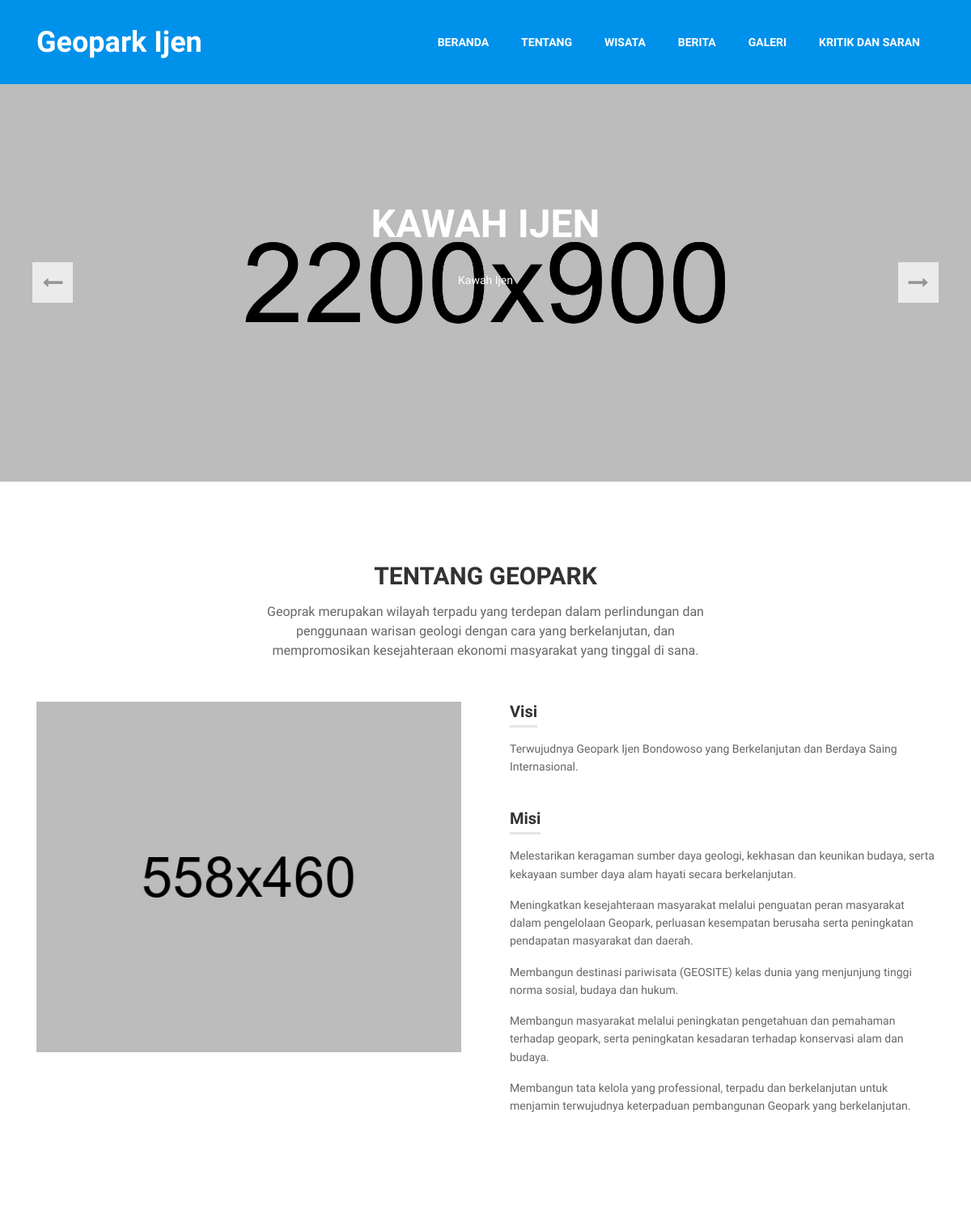
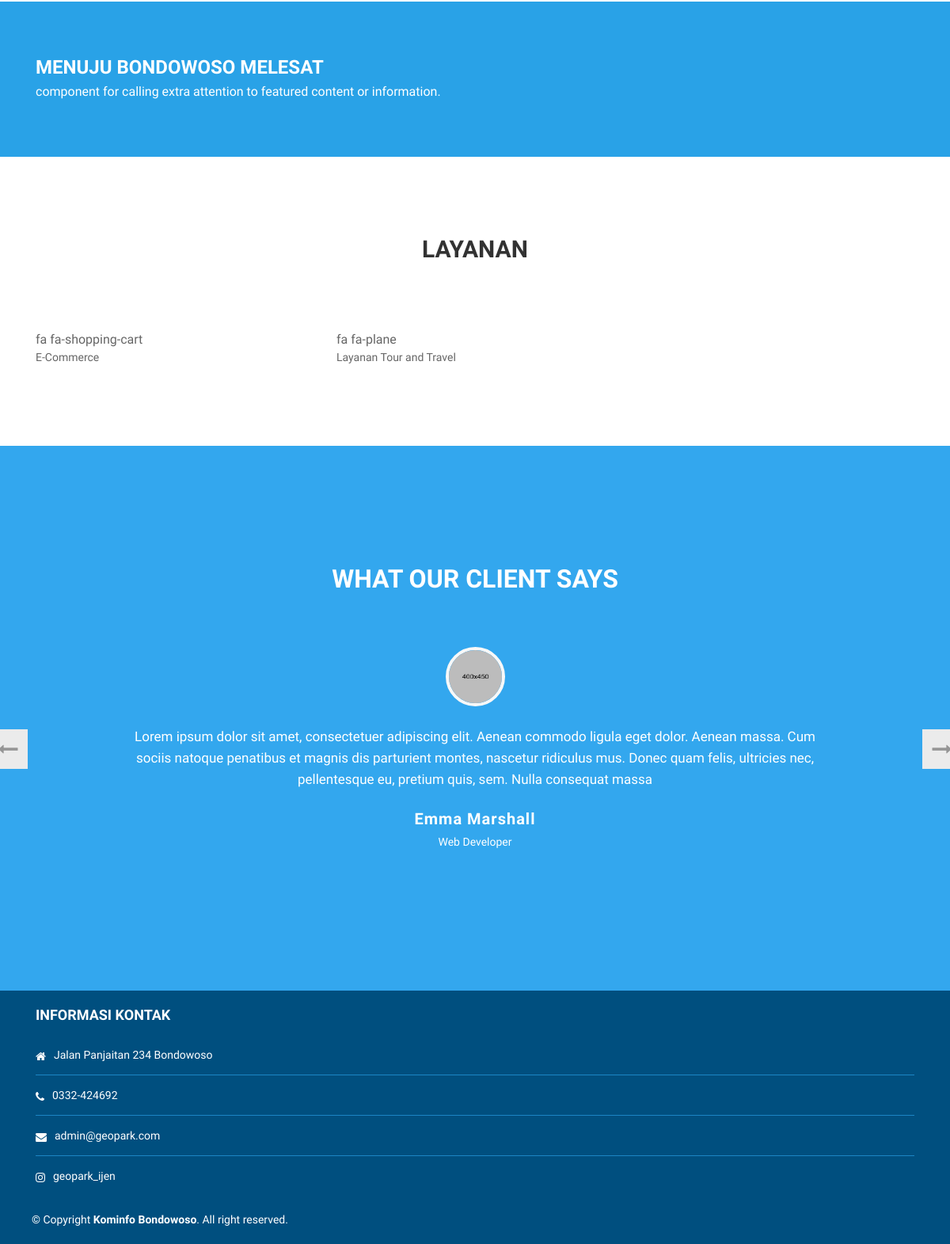
The page / on the database its author committed (2 pictures, top to bottom).
### tables this page shows
CREATE TABLE `mst_slider` (
  `id_slider` int(11) NOT NULL AUTO_INCREMENT,
  `img_slider` varchar(255) NOT NULL,
  `judul_slider` varchar(255) NOT NULL,
  `keterangan` varchar(255) NOT NULL,
  `status` int(11) NOT NULL,
  PRIMARY KEY (`id_slider`)
);

CREATE TABLE `mst_tentang` (
  `id_tentang` int(11) NOT NULL AUTO_INCREMENT,
  `ket_tentang` varchar(255) NOT NULL,
  `img_tentang` varchar(255) NOT NULL,
  `link_tentang` varchar(255) NOT NULL,
  PRIMARY KEY (`id_tentang`)
);

CREATE TABLE `mst_visi` (
  `id_visi` int(11) NOT NULL AUTO_INCREMENT,
  `ket_visi` text NOT NULL,
  PRIMARY KEY (`id_visi`)
);

CREATE TABLE `mst_misi` (
  `id_misi` int(11) NOT NULL AUTO_INCREMENT,
  `ket_misi` text NOT NULL,
  PRIMARY KEY (`id_misi`)
);

CREATE TABLE `mst_layanan` (
  `id_layanan` int(11) NOT NULL AUTO_INCREMENT,
  `nama_layanan` varchar(255) NOT NULL,
  `link_layanan` varchar(255) NOT NULL,
  `img_layanan` varchar(255) NOT NULL,
  PRIMARY KEY (`id_layanan`)
);

CREATE TABLE `mst_kontak` (
  `id_kontak` int(11) NOT NULL AUTO_INCREMENT,
  `alamat_kontak` varchar(255) NOT NULL,
  `telp_kontak` varchar(30) NOT NULL,
  `email_kontak` varchar(90) NOT NULL,
  `instagram_kontak` varchar(100) NOT NULL,
  PRIMARY KEY (`id_kontak`)
);

### application/controllers/Home.php (called while the page is built, shortened)
<?php
class Home extends CI_Controller {
		function __construct(){
			$this->load->model('Main','main');
		}
	public function index()
	{
		$data['kontak'] 		= $this->main->get_data('mst_kontak');
		$data['slider'] 		= $this->main->get_data('mst_slider');
		$data['tentang'] 		= $this->main->get_data_home('mst_tentang');
		$data['visi'] 			= $this->main->get_data_home('mst_visi');
		$data['misi'] 			= $this->main->get_data('mst_misi');
		$data['layanan'] 		= $this->main->get_data('mst_layanan');
		$this->load->view('home',$data);
	}
}

### index.php (called while the page is built, shortened)
<?php
require_once BASEPATH.'core/CodeIgniter.php';

### application/models/Main.php (called while the page is built, shortened)
<?php
class Main extends CI_MODEL
{
    function get_data($table)
    {
        $query = $this->db->get($table);
        return $query->result();
    }
    function get_data_home($table)
    {
        $query = $this->db->query("SELECT * FROM $table");
        return $query->row_array();
    }
}

### application/views/home.php (the view, shortened to what this page needs)
<!DOCTYPE html>
<html lang="en">
<head>
	<?php $this->load->view('part/head'); ?>
</head>
<body>
	<?php $this->load->view('part/navbar'); ?>
	<div id="mu-slider">
		<div class="mu-slide">
			<?php foreach ($slider as $row_slider) { ?>
				<div class="mu-single-slide">
					<img src="<?= base_url(); ?>assets/img/slider/<?= $row_slider->img_slider ?>" alt="slider img">
					<div class="mu-single-slide-content-area">
						<div class="container">
							<div class="row">
								<div class="col-md-12">
									<div class="mu-single-slide-content">
										<h1><?= $row_slider->judul_slider ?></h1>
										<p><?= $row_slider->keterangan ?></p>
									</div>
								</div>
							</div>
						</div>
					</div>
				</div>
			<?php } ?>
		</div>
	</div>
	<main>
		<section id="mu-about">
			<div class="container">
				<div class="row">
					<div class="col-md-12">
						<div class="mu-about-area">
							<div class="row">
								<div class="col-md-12">
									<div class="mu-title">
										<h2>Tentang Geopark</h2>
										<p><?= $tentang['ket_tentang'] ?></p>
									</div>
								</div>
							</div>
							<div class="row">
								<div class="col-md-6">
									<div class="mu-about-left">
										<img class="" src="<?= base_url(); ?>assets/user/images/about-us.jpg" alt="img">
									</div>
								</div>
								<div class="col-md-6">
									<div class="mu-about-right">
										<ul>
											<li>
												<h3>Visi</h3>
												<p><?= $visi['ket_visi'] ?></p>
											</li>
											<li>
												<h3>Misi</h3>
												<?php foreach ($misi as $row_misi) { ?>
													<p><?= $row_misi->ket_misi ?></p>
												<?php } ?>
											</li>
										</ul>
									</div>
								</div>
							</div>
						</div>
					</div>
				</div>
			</div>
		</section>
		<div id="mu-call-to-action">
			<div class="container">
				<div class="row">
					<div class="col-md-12">
						<div class="mu-call-to-action-area">
							<div class="mu-call-to-action-left">
								<h2>Menuju Bondowoso Melesat</h2>
								<p>component for calling extra attention to featured content or information.</p>
							</div>
						</div>
					</div>
				</div>
			</div>
		</div>
		<section id="mu-service">
			<div class="container">
				<div class="row">
					<div class="col-md-12">
						<div class="mu-service-area">
							<div class="row">
								<div class="col-md-12">
									<div class="mu-title">
										<h2>Layanan</h2>
									</div>
								</div>
							</div>
							<div class="row">
								<div class="col-md-12">
									<div class="mu-service-content">
										<div class="row">
											<?php foreach ($layanan as $row_layanan) { ?>
												<div class="col-md-4">
													<div class="mu-single-service">
														<div class="mu-single-service-content">
															<img><?= $row_layanan->img_layanan ?></img>
															<p><?= $row_layanan->nama_layanan ?></p>
														</div>
													</div>
												</div>
											<?php } ?>
										</div>
									</div>
								</div>
							</div>
						</div>
					</div>
				</div>
			</div>
		</section>
		<section id="mu-testimonials">
			<div class="container">
				<div class="row">
					<div class="col-md-12">
						<div class="mu-testimonials-area">
							<h2>What Our Client Says</h2>
							<div class="mu-testimonials-block">
								<ul class="mu-testimonial-slide">
									<li>
										<img class="mu-rt-img" src="<?= base_url(); ?>assets/user/images/traveler-1.jpg" alt="img">
										<p>Lorem ipsum dolor sit amet, consectetuer adipiscing elit. Aenean commodo ligula eget dolor. Aenean massa. Cum sociis natoque penatibus et magnis dis parturient montes, nascetur ridiculus mus. Donec quam felis, ultricies nec, pellentesque eu, pretium quis, sem. Nulla consequat massa</p>
										<h5 class="mu-rt-name">Emma Marshall</h5>
										<span class="mu-rt-title">Web Developer </span>
									</li>
								</ul>
							</div>
						</div>
					</div>
				</div>
			</div>
		</section>
	</main>
	<?php $this->load->view('part/footer'); ?>
</body>
</html>

### application/views/part/head.php (shortened to what this page needs)
<link href="https://maxcdn.bootstrapcdn.com/font-awesome/4.6.3/css/font-awesome.min.css" rel="stylesheet">
<link rel="stylesheet" href="https://maxcdn.bootstrapcdn.com/bootstrap/4.0.0-beta/css/bootstrap.min.css">
<link href="<?= base_url();?>assets/user/css/slick.css" rel="stylesheet">
<link href="<?= base_url();?>assets/user/css/magnific-popup.css" rel="stylesheet">
<link rel="stylesheet" type="text/css" href="https://unpkg.com/circlebars@1.0.3/dist/circle.css">
<link href="<?= base_url();?>assets/user/css/style.css" rel="stylesheet">

### application/views/part/navbar.php (shortened to what this page needs)
<header id="mu-hero">
		<div class="container">
			<nav class="navbar navbar-expand-lg navbar-light mu-navbar">
				<a class="navbar-brand mu-logo" href="index.html"><span>Geopark Ijen</span></a>
			  <div class="collapse navbar-collapse" id="navbarSupportedContent">
			    <ul class="navbar-nav mr-auto mu-navbar-nav">
			      <li class="nav-item">
			        <a href="<?= site_url('Home/index')?>">Beranda</a>
			      </li>
			      <li class="nav-item"><a href="#">Tentang</a></li>
				  <li class="nav-item"><a href="#">Wisata</a></li>
				  <li class="nav-item"><a href="<?= site_url('Berita/index')?>">Berita</a></li>
			      <li class="nav-item"><a href="<?= site_url('Galeri/index')?>">Galeri</a></li>
			      <li class="nav-item"><a href="#">Kritik dan Saran</a></li>
			    </ul>
			  </div>
			</nav>
		</div>
	</header>

### application/views/part/footer.php
<footer id="mu-footer">
	<div class="mu-footer-bottom">
		<div class="container">
			<div class="row">
			<?php foreach($kontak as $row_kontak){?>
			<div class="col-md-12">
					<div class="mu-single-footer">
						<h3>Informasi Kontak</h3>
						<ul class="list-unstyled">
						  <li class="media">
						    <span class="fa fa-home"></span>
						    <div class="media-body">
						    	<p><?= $row_kontak->alamat_kontak?></p>
						    </div>
						  </li>
						  <li class="media">
						    <span class="fa fa-phone"></span>
						    <div class="media-body">
						       <p><?= $row_kontak->telp_kontak?></p>
						    </div>
						  </li>
						  <li class="media">
						    <span class="fa fa-envelope"></span>
						    <div class="media-body">
						     <p><?= $row_kontak->email_kontak?></p>
						    </div>
						  </li>
						  <li class="media">
						    <span class="fa fa-instagram"></span>
						    <div class="media-body">
						     <p><?= $row_kontak->instagram_kontak?></p>
						    </div>
						  </li>
						</ul>
					</div>
				</div>
			<?php } ?>
			<div class="row">
				<div class="col-md-12">
					<div class="mu-footer-bottom-area">
						<p class="mu-copy-right" style="padding-left:10px;">&copy; Copyright <a rel="nofollow" href="https://kominfo.bondowosokab.go.id/">Kominfo Bondowoso</a>. All right reserved.</p>
					</div>
				</div>
			</div>
		</div>
	</div>
</footer>

### rows shown on the page
mst_slider: img_slider (picture), judul_slider "KAWAH IJEN", keterangan "Kawah Ijen"
mst_tentang: ket_tentang "Geoprak merupakan wilayah terpadu yang terdepan dalam perlindungan dan penggunaan warisan geologi dengan cara yang berkelanjutan, dan mempromosikan kesejahteraan ekonomi masyarakat yang tinggal di sana."
mst_visi: ket_visi "Terwujudnya Geopark Ijen Bondowoso yang Berkelanjutan dan Berdaya Saing Internasional."
mst_misi: ket_misi "Melestarikan keragaman sumber daya geologi, kekhasan dan keunikan budaya, serta kekayaan sumber daya alam hayati secara berkelanjutan."
mst_misi: ket_misi "Meningkatkan kesejahteraan masyarakat melalui penguatan peran masyarakat dalam pengelolaan Geopark, perluasan kesempatan berusaha serta peningkatan pendapatan masyarakat dan daerah."
mst_misi: ket_misi "Membangun destinasi pariwisata (GEOSITE) kelas dunia yang menjunjung tinggi norma sosial, budaya dan hukum."
mst_misi: ket_misi "Membangun masyarakat melalui peningkatan pengetahuan dan pemahaman terhadap geopark, serta peningkatan kesadaran terhadap konservasi alam dan budaya."
mst_misi: ket_misi "Membangun tata kelola yang professional, terpadu dan berkelanjutan untuk menjamin terwujudnya keterpaduan pembangunan Geopark yang berkelanjutan."
mst_layanan: img_layanan "fa fa-shopping-cart", nama_layanan "E-Commerce"
mst_layanan: img_layanan "fa fa-plane", nama_layanan "Layanan Tour and Travel"
mst_kontak: alamat_kontak "Jalan Panjaitan 234 Bondowoso", telp_kontak "0332-424692", email_kontak "admin@geopark.com", instagram_kontak "geopark_ijen"
